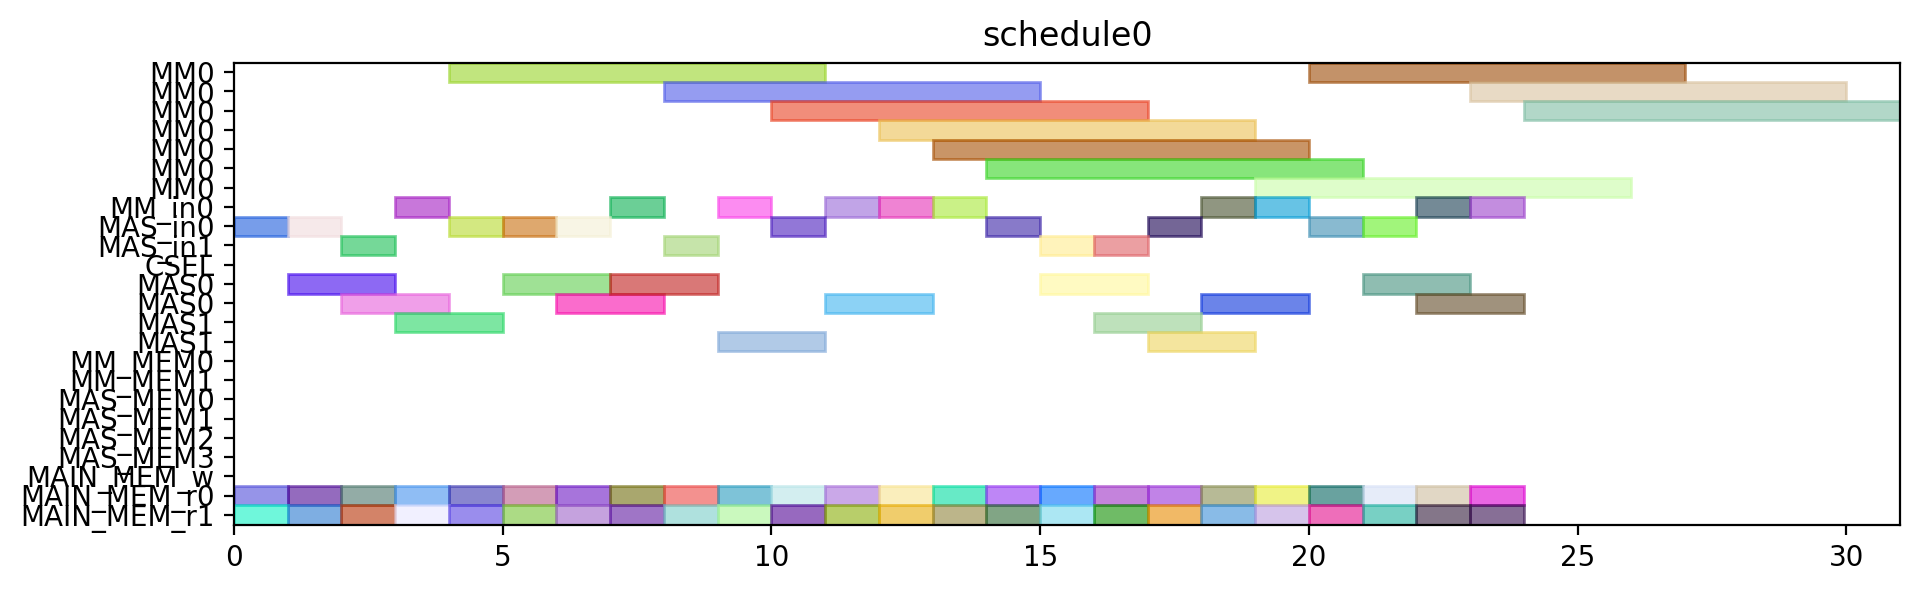

Write the Python code that produced this figure.
from pyschedule import Scenario, solvers, plotters, alt


def solve():
	horizon = 120
	S = Scenario("schedule0", horizon=horizon)

	# resource
	MM = S.Resources('MM', num=1, size=7)
	MM_in = S.Resources('MM_in', num=1)
	MAS_in = S.Resources('MAS_in', num=2)
	CSEL = S.Resource('CSEL')
	MAS = S.Resources('MAS', num=2, size=2, periods=range(1, horizon))
	MM_MEM = S.Resources('MM_MEM', num=2)
	MAS_MEM = S.Resources('MAS_MEM', num=4)
	MAIN_MEM_w = S.Resource('MAIN_MEM_w', size=1)
	MAIN_MEM_r = S.Resources('MAIN_MEM_r', num=2)

	# result of previous scheduling

	# new tasks
	t0_t0 = S.Task('t0_t0', length=2, delay_cost=1)
	t0_t0 += alt(MAS)
	t0_t0_in = S.Task('t0_t0_in', length=1, delay_cost=1)
	t0_t0_in += alt(MAS_in)
	S += t0_t0_in*MAS_in[0]<=t0_t0*MAS[0]

	S += t0_t0_in*MAS_in[1]<=t0_t0*MAS[1]

	t0_t0_mem0 = S.Task('t0_t0_mem0', length=1, delay_cost=1)
	t0_t0_mem0 += MAIN_MEM_r[0]
	S += t0_t0_mem0 <= t0_t0

	t0_t0_mem1 = S.Task('t0_t0_mem1', length=1, delay_cost=1)
	t0_t0_mem1 += MAIN_MEM_r[1]
	S += t0_t0_mem1 <= t0_t0

	t0_t1 = S.Task('t0_t1', length=2, delay_cost=1)
	t0_t1 += alt(MAS)
	t0_t1_in = S.Task('t0_t1_in', length=1, delay_cost=1)
	t0_t1_in += alt(MAS_in)
	S += t0_t1_in*MAS_in[0]<=t0_t1*MAS[0]

	S += t0_t1_in*MAS_in[1]<=t0_t1*MAS[1]

	t0_t1_mem0 = S.Task('t0_t1_mem0', length=1, delay_cost=1)
	t0_t1_mem0 += MAIN_MEM_r[0]
	S += t0_t1_mem0 <= t0_t1

	t0_t1_mem1 = S.Task('t0_t1_mem1', length=1, delay_cost=1)
	t0_t1_mem1 += MAIN_MEM_r[1]
	S += t0_t1_mem1 <= t0_t1

	t0_t3 = S.Task('t0_t3', length=7, delay_cost=1)
	t0_t3 += alt(MM)
	t0_t3_in = S.Task('t0_t3_in', length=1, delay_cost=1)
	t0_t3_in += alt(MM_in)
	S += t0_t3_in*MM_in[0]<=t0_t3*MM[0]
	t0_t3_mem0 = S.Task('t0_t3_mem0', length=1, delay_cost=1)
	t0_t3_mem0 += MAIN_MEM_r[0]
	S += t0_t3_mem0 <= t0_t3

	t0_t3_mem1 = S.Task('t0_t3_mem1', length=1, delay_cost=1)
	t0_t3_mem1 += MAIN_MEM_r[1]
	S += t0_t3_mem1 <= t0_t3

	t10 = S.Task('t10', length=2, delay_cost=1)
	t10 += alt(MAS)
	t10_in = S.Task('t10_in', length=1, delay_cost=1)
	t10_in += alt(MAS_in)
	S += t10_in*MAS_in[0]<=t10*MAS[0]

	S += t10_in*MAS_in[1]<=t10*MAS[1]

	t10_mem0 = S.Task('t10_mem0', length=1, delay_cost=1)
	t10_mem0 += MAIN_MEM_r[0]
	S += t10_mem0 <= t10

	t10_mem1 = S.Task('t10_mem1', length=1, delay_cost=1)
	t10_mem1 += MAIN_MEM_r[1]
	S += t10_mem1 <= t10

	t11 = S.Task('t11', length=2, delay_cost=1)
	t11 += alt(MAS)
	t11_in = S.Task('t11_in', length=1, delay_cost=1)
	t11_in += alt(MAS_in)
	S += t11_in*MAS_in[0]<=t11*MAS[0]

	S += t11_in*MAS_in[1]<=t11*MAS[1]

	t11_mem0 = S.Task('t11_mem0', length=1, delay_cost=1)
	t11_mem0 += MAIN_MEM_r[0]
	S += t11_mem0 <= t11

	t11_mem1 = S.Task('t11_mem1', length=1, delay_cost=1)
	t11_mem1 += MAIN_MEM_r[1]
	S += t11_mem1 <= t11

	t3_t0 = S.Task('t3_t0', length=7, delay_cost=1)
	t3_t0 += alt(MM)
	t3_t0_in = S.Task('t3_t0_in', length=1, delay_cost=1)
	t3_t0_in += alt(MM_in)
	S += t3_t0_in*MM_in[0]<=t3_t0*MM[0]
	t3_t0_mem0 = S.Task('t3_t0_mem0', length=1, delay_cost=1)
	t3_t0_mem0 += MAIN_MEM_r[0]
	S += t3_t0_mem0 <= t3_t0

	t3_t0_mem1 = S.Task('t3_t0_mem1', length=1, delay_cost=1)
	t3_t0_mem1 += MAIN_MEM_r[1]
	S += t3_t0_mem1 <= t3_t0

	t3_t1 = S.Task('t3_t1', length=7, delay_cost=1)
	t3_t1 += alt(MM)
	t3_t1_in = S.Task('t3_t1_in', length=1, delay_cost=1)
	t3_t1_in += alt(MM_in)
	S += t3_t1_in*MM_in[0]<=t3_t1*MM[0]
	t3_t1_mem0 = S.Task('t3_t1_mem0', length=1, delay_cost=1)
	t3_t1_mem0 += MAIN_MEM_r[0]
	S += t3_t1_mem0 <= t3_t1

	t3_t1_mem1 = S.Task('t3_t1_mem1', length=1, delay_cost=1)
	t3_t1_mem1 += MAIN_MEM_r[1]
	S += t3_t1_mem1 <= t3_t1

	t3_t2 = S.Task('t3_t2', length=2, delay_cost=1)
	t3_t2 += alt(MAS)
	t3_t2_in = S.Task('t3_t2_in', length=1, delay_cost=1)
	t3_t2_in += alt(MAS_in)
	S += t3_t2_in*MAS_in[0]<=t3_t2*MAS[0]

	S += t3_t2_in*MAS_in[1]<=t3_t2*MAS[1]

	t3_t2_mem0 = S.Task('t3_t2_mem0', length=1, delay_cost=1)
	t3_t2_mem0 += MAIN_MEM_r[0]
	S += t3_t2_mem0 <= t3_t2

	t3_t2_mem1 = S.Task('t3_t2_mem1', length=1, delay_cost=1)
	t3_t2_mem1 += MAIN_MEM_r[1]
	S += t3_t2_mem1 <= t3_t2

	t3_t3 = S.Task('t3_t3', length=2, delay_cost=1)
	t3_t3 += alt(MAS)
	t3_t3_in = S.Task('t3_t3_in', length=1, delay_cost=1)
	t3_t3_in += alt(MAS_in)
	S += t3_t3_in*MAS_in[0]<=t3_t3*MAS[0]

	S += t3_t3_in*MAS_in[1]<=t3_t3*MAS[1]

	t3_t3_mem0 = S.Task('t3_t3_mem0', length=1, delay_cost=1)
	t3_t3_mem0 += MAIN_MEM_r[0]
	S += t3_t3_mem0 <= t3_t3

	t3_t3_mem1 = S.Task('t3_t3_mem1', length=1, delay_cost=1)
	t3_t3_mem1 += MAIN_MEM_r[1]
	S += t3_t3_mem1 <= t3_t3

	t4_t0 = S.Task('t4_t0', length=2, delay_cost=1)
	t4_t0 += alt(MAS)
	t4_t0_in = S.Task('t4_t0_in', length=1, delay_cost=1)
	t4_t0_in += alt(MAS_in)
	S += t4_t0_in*MAS_in[0]<=t4_t0*MAS[0]

	S += t4_t0_in*MAS_in[1]<=t4_t0*MAS[1]

	t4_t0_mem0 = S.Task('t4_t0_mem0', length=1, delay_cost=1)
	t4_t0_mem0 += MAIN_MEM_r[0]
	S += t4_t0_mem0 <= t4_t0

	t4_t0_mem1 = S.Task('t4_t0_mem1', length=1, delay_cost=1)
	t4_t0_mem1 += MAIN_MEM_r[1]
	S += t4_t0_mem1 <= t4_t0

	t4_t1 = S.Task('t4_t1', length=2, delay_cost=1)
	t4_t1 += alt(MAS)
	t4_t1_in = S.Task('t4_t1_in', length=1, delay_cost=1)
	t4_t1_in += alt(MAS_in)
	S += t4_t1_in*MAS_in[0]<=t4_t1*MAS[0]

	S += t4_t1_in*MAS_in[1]<=t4_t1*MAS[1]

	t4_t1_mem0 = S.Task('t4_t1_mem0', length=1, delay_cost=1)
	t4_t1_mem0 += MAIN_MEM_r[0]
	S += t4_t1_mem0 <= t4_t1

	t4_t1_mem1 = S.Task('t4_t1_mem1', length=1, delay_cost=1)
	t4_t1_mem1 += MAIN_MEM_r[1]
	S += t4_t1_mem1 <= t4_t1

	t4_t3 = S.Task('t4_t3', length=7, delay_cost=1)
	t4_t3 += alt(MM)
	t4_t3_in = S.Task('t4_t3_in', length=1, delay_cost=1)
	t4_t3_in += alt(MM_in)
	S += t4_t3_in*MM_in[0]<=t4_t3*MM[0]
	t4_t3_mem0 = S.Task('t4_t3_mem0', length=1, delay_cost=1)
	t4_t3_mem0 += MAIN_MEM_r[0]
	S += t4_t3_mem0 <= t4_t3

	t4_t3_mem1 = S.Task('t4_t3_mem1', length=1, delay_cost=1)
	t4_t3_mem1 += MAIN_MEM_r[1]
	S += t4_t3_mem1 <= t4_t3

	t5_t0 = S.Task('t5_t0', length=7, delay_cost=1)
	t5_t0 += alt(MM)
	t5_t0_in = S.Task('t5_t0_in', length=1, delay_cost=1)
	t5_t0_in += alt(MM_in)
	S += t5_t0_in*MM_in[0]<=t5_t0*MM[0]
	t5_t0_mem0 = S.Task('t5_t0_mem0', length=1, delay_cost=1)
	t5_t0_mem0 += MAIN_MEM_r[0]
	S += t5_t0_mem0 <= t5_t0

	t5_t0_mem1 = S.Task('t5_t0_mem1', length=1, delay_cost=1)
	t5_t0_mem1 += MAIN_MEM_r[1]
	S += t5_t0_mem1 <= t5_t0

	t5_t1 = S.Task('t5_t1', length=7, delay_cost=1)
	t5_t1 += alt(MM)
	t5_t1_in = S.Task('t5_t1_in', length=1, delay_cost=1)
	t5_t1_in += alt(MM_in)
	S += t5_t1_in*MM_in[0]<=t5_t1*MM[0]
	t5_t1_mem0 = S.Task('t5_t1_mem0', length=1, delay_cost=1)
	t5_t1_mem0 += MAIN_MEM_r[0]
	S += t5_t1_mem0 <= t5_t1

	t5_t1_mem1 = S.Task('t5_t1_mem1', length=1, delay_cost=1)
	t5_t1_mem1 += MAIN_MEM_r[1]
	S += t5_t1_mem1 <= t5_t1

	t5_t2 = S.Task('t5_t2', length=2, delay_cost=1)
	t5_t2 += alt(MAS)
	t5_t2_in = S.Task('t5_t2_in', length=1, delay_cost=1)
	t5_t2_in += alt(MAS_in)
	S += t5_t2_in*MAS_in[0]<=t5_t2*MAS[0]

	S += t5_t2_in*MAS_in[1]<=t5_t2*MAS[1]

	t5_t2_mem0 = S.Task('t5_t2_mem0', length=1, delay_cost=1)
	t5_t2_mem0 += MAIN_MEM_r[0]
	S += t5_t2_mem0 <= t5_t2

	t5_t2_mem1 = S.Task('t5_t2_mem1', length=1, delay_cost=1)
	t5_t2_mem1 += MAIN_MEM_r[1]
	S += t5_t2_mem1 <= t5_t2

	t5_t3 = S.Task('t5_t3', length=2, delay_cost=1)
	t5_t3 += alt(MAS)
	t5_t3_in = S.Task('t5_t3_in', length=1, delay_cost=1)
	t5_t3_in += alt(MAS_in)
	S += t5_t3_in*MAS_in[0]<=t5_t3*MAS[0]

	S += t5_t3_in*MAS_in[1]<=t5_t3*MAS[1]

	t5_t3_mem0 = S.Task('t5_t3_mem0', length=1, delay_cost=1)
	t5_t3_mem0 += MAIN_MEM_r[0]
	S += t5_t3_mem0 <= t5_t3

	t5_t3_mem1 = S.Task('t5_t3_mem1', length=1, delay_cost=1)
	t5_t3_mem1 += MAIN_MEM_r[1]
	S += t5_t3_mem1 <= t5_t3

	t6_t0 = S.Task('t6_t0', length=7, delay_cost=1)
	t6_t0 += alt(MM)
	t6_t0_in = S.Task('t6_t0_in', length=1, delay_cost=1)
	t6_t0_in += alt(MM_in)
	S += t6_t0_in*MM_in[0]<=t6_t0*MM[0]
	t6_t0_mem0 = S.Task('t6_t0_mem0', length=1, delay_cost=1)
	t6_t0_mem0 += MAIN_MEM_r[0]
	S += t6_t0_mem0 <= t6_t0

	t6_t0_mem1 = S.Task('t6_t0_mem1', length=1, delay_cost=1)
	t6_t0_mem1 += MAIN_MEM_r[1]
	S += t6_t0_mem1 <= t6_t0

	t6_t1 = S.Task('t6_t1', length=7, delay_cost=1)
	t6_t1 += alt(MM)
	t6_t1_in = S.Task('t6_t1_in', length=1, delay_cost=1)
	t6_t1_in += alt(MM_in)
	S += t6_t1_in*MM_in[0]<=t6_t1*MM[0]
	t6_t1_mem0 = S.Task('t6_t1_mem0', length=1, delay_cost=1)
	t6_t1_mem0 += MAIN_MEM_r[0]
	S += t6_t1_mem0 <= t6_t1

	t6_t1_mem1 = S.Task('t6_t1_mem1', length=1, delay_cost=1)
	t6_t1_mem1 += MAIN_MEM_r[1]
	S += t6_t1_mem1 <= t6_t1

	t6_t2 = S.Task('t6_t2', length=2, delay_cost=1)
	t6_t2 += alt(MAS)
	t6_t2_in = S.Task('t6_t2_in', length=1, delay_cost=1)
	t6_t2_in += alt(MAS_in)
	S += t6_t2_in*MAS_in[0]<=t6_t2*MAS[0]

	S += t6_t2_in*MAS_in[1]<=t6_t2*MAS[1]

	t6_t2_mem0 = S.Task('t6_t2_mem0', length=1, delay_cost=1)
	t6_t2_mem0 += MAIN_MEM_r[0]
	S += t6_t2_mem0 <= t6_t2

	t6_t2_mem1 = S.Task('t6_t2_mem1', length=1, delay_cost=1)
	t6_t2_mem1 += MAIN_MEM_r[1]
	S += t6_t2_mem1 <= t6_t2

	t6_t3 = S.Task('t6_t3', length=2, delay_cost=1)
	t6_t3 += alt(MAS)
	t6_t3_in = S.Task('t6_t3_in', length=1, delay_cost=1)
	t6_t3_in += alt(MAS_in)
	S += t6_t3_in*MAS_in[0]<=t6_t3*MAS[0]

	S += t6_t3_in*MAS_in[1]<=t6_t3*MAS[1]

	t6_t3_mem0 = S.Task('t6_t3_mem0', length=1, delay_cost=1)
	t6_t3_mem0 += MAIN_MEM_r[0]
	S += t6_t3_mem0 <= t6_t3

	t6_t3_mem1 = S.Task('t6_t3_mem1', length=1, delay_cost=1)
	t6_t3_mem1 += MAIN_MEM_r[1]
	S += t6_t3_mem1 <= t6_t3

	t7_t0 = S.Task('t7_t0', length=7, delay_cost=1)
	t7_t0 += alt(MM)
	t7_t0_in = S.Task('t7_t0_in', length=1, delay_cost=1)
	t7_t0_in += alt(MM_in)
	S += t7_t0_in*MM_in[0]<=t7_t0*MM[0]
	t7_t0_mem0 = S.Task('t7_t0_mem0', length=1, delay_cost=1)
	t7_t0_mem0 += MAIN_MEM_r[0]
	S += t7_t0_mem0 <= t7_t0

	t7_t0_mem1 = S.Task('t7_t0_mem1', length=1, delay_cost=1)
	t7_t0_mem1 += MAIN_MEM_r[1]
	S += t7_t0_mem1 <= t7_t0

	t7_t1 = S.Task('t7_t1', length=7, delay_cost=1)
	t7_t1 += alt(MM)
	t7_t1_in = S.Task('t7_t1_in', length=1, delay_cost=1)
	t7_t1_in += alt(MM_in)
	S += t7_t1_in*MM_in[0]<=t7_t1*MM[0]
	t7_t1_mem0 = S.Task('t7_t1_mem0', length=1, delay_cost=1)
	t7_t1_mem0 += MAIN_MEM_r[0]
	S += t7_t1_mem0 <= t7_t1

	t7_t1_mem1 = S.Task('t7_t1_mem1', length=1, delay_cost=1)
	t7_t1_mem1 += MAIN_MEM_r[1]
	S += t7_t1_mem1 <= t7_t1

	t7_t2 = S.Task('t7_t2', length=2, delay_cost=1)
	t7_t2 += alt(MAS)
	t7_t2_in = S.Task('t7_t2_in', length=1, delay_cost=1)
	t7_t2_in += alt(MAS_in)
	S += t7_t2_in*MAS_in[0]<=t7_t2*MAS[0]

	S += t7_t2_in*MAS_in[1]<=t7_t2*MAS[1]

	t7_t2_mem0 = S.Task('t7_t2_mem0', length=1, delay_cost=1)
	t7_t2_mem0 += MAIN_MEM_r[0]
	S += t7_t2_mem0 <= t7_t2

	t7_t2_mem1 = S.Task('t7_t2_mem1', length=1, delay_cost=1)
	t7_t2_mem1 += MAIN_MEM_r[1]
	S += t7_t2_mem1 <= t7_t2

	t7_t3 = S.Task('t7_t3', length=2, delay_cost=1)
	t7_t3 += alt(MAS)
	t7_t3_in = S.Task('t7_t3_in', length=1, delay_cost=1)
	t7_t3_in += alt(MAS_in)
	S += t7_t3_in*MAS_in[0]<=t7_t3*MAS[0]

	S += t7_t3_in*MAS_in[1]<=t7_t3*MAS[1]

	t7_t3_mem0 = S.Task('t7_t3_mem0', length=1, delay_cost=1)
	t7_t3_mem0 += MAIN_MEM_r[0]
	S += t7_t3_mem0 <= t7_t3

	t7_t3_mem1 = S.Task('t7_t3_mem1', length=1, delay_cost=1)
	t7_t3_mem1 += MAIN_MEM_r[1]
	S += t7_t3_mem1 <= t7_t3

	solvers.mip.solve(S,msg=1,kind='CPLEX',ratio_gap=1.01)

	solution = [['hoge']*len(S.solution()[1]) for i in range(len(S.solution()))]
	for i in range(len(S.solution())):
		for j in range(len(S.solution()[i])):
			solution[i][j]=str(S.solution()[i][j])
	print(solution)

	cycles = int(solution[-1][3])

	pic_file_name = "/mnt/rose/usr1/fukuda/ABE/multiRAM_multiMAS_16mux/scheduling_result/stage7MM1_stage2MAS2/SQR012345/schedule0.png"
	if(S.solution() != []):
		plotters.matplotlib.plot(S,img_filename=pic_file_name, show_task_labels=False, fig_size=(cycles*0.25+3, 3))

	return solution
